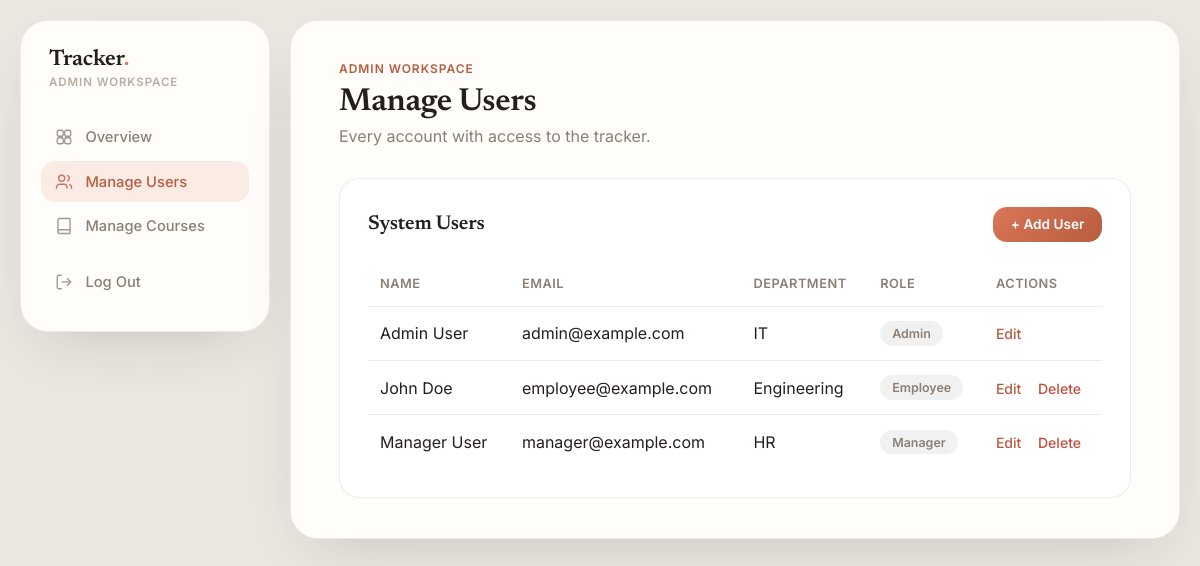
The app's page /admin/users.php (signed in), older data.
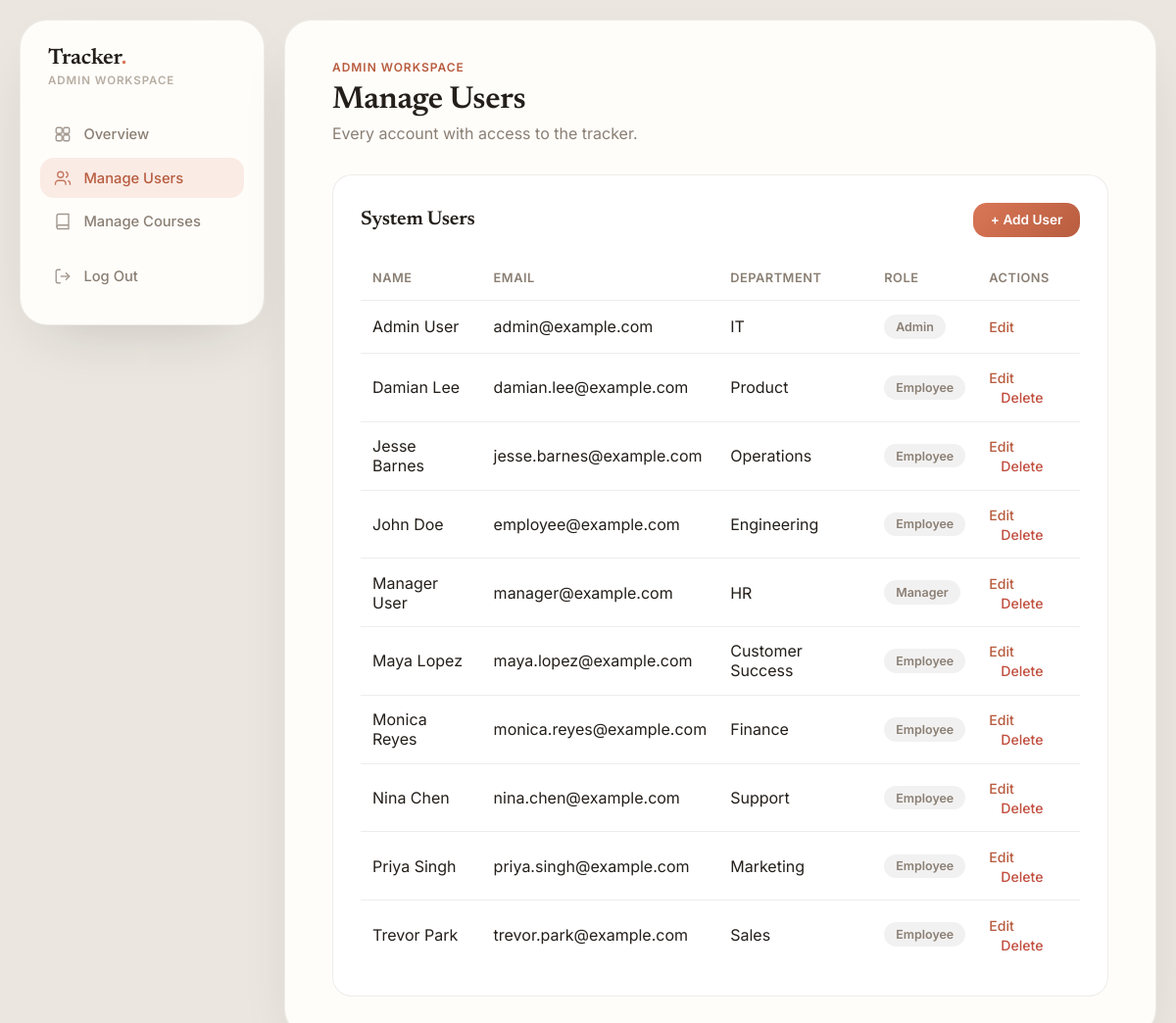
The same page, newer data.
### tables this page shows
CREATE TABLE EMPLOYEE (
    EmployeeID INT AUTO_INCREMENT PRIMARY KEY,
    Name VARCHAR(100) NOT NULL,
    Department VARCHAR(100),
    Email VARCHAR(100) UNIQUE NOT NULL,
    Password VARCHAR(255) NOT NULL,
    Role ENUM('Employee', 'Manager', 'Admin') DEFAULT 'Employee'
);

### admin/users.php (the view, shortened to what this page needs)
<?php
require '../config/db.php';
require '../includes/header.php';
$users = $pdo->query('SELECT EmployeeID, Name, Email, Department, Role FROM EMPLOYEE ORDER BY Name')->fetchAll();
?>
<div class="eyebrow">Admin Workspace</div>
<h1>Manage Users</h1>
<p class="page-subtitle">Every account with access to the tracker.</p>
<div class="card">
    <div class="card-row">
        <h2>System Users</h2>
        <a href="user_create.php" class="btn btn-sm">+ Add User</a>
    </div>
    <table>
        <tr>
            <th>Name</th>
            <th>Email</th>
            <th>Department</th>
            <th>Role</th>
            <th>Actions</th>
        </tr>
        <?php foreach ($users as $u): ?>
        <tr>
            <td><?= htmlspecialchars($u['Name']) ?></td>
            <td><?= htmlspecialchars($u['Email']) ?></td>
            <td><?= htmlspecialchars($u['Department'] ?? 'N/A') ?></td>
            <td><span class="badge neutral"><?= htmlspecialchars($u['Role']) ?></span></td>
            <td class="text-actions">
                <a class="edit" href="user_edit.php?id=<?= $u['EmployeeID'] ?>">Edit</a>
                <?php if ($u['EmployeeID'] != $_SESSION['user_id']): ?>
                <a class="delete" href="user_delete.php?id=<?= $u['EmployeeID'] ?>" onclick="return confirm('Delete this user? This cannot be undone.')">Delete</a>
                <?php endif; ?>
            </td>
        </tr>
        <?php endforeach; ?>
    </table>
</div>
<?php require '../includes/footer.php'; ?>

Row changes from the older to the newer data that the page shows:
added employee: Name "Damian Lee", Email "damian.lee@example.com", Department "Product", Role "Employee"
added employee: Name "Jesse Barnes", Email "jesse.barnes@example.com", Department "Operations", Role "Employee"
added employee: Name "Maya Lopez", Email "maya.lopez@example.com", Department "Customer Success", Role "Employee"
added employee: Name "Monica Reyes", Email "monica.reyes@example.com", Department "Finance", Role "Employee"
added employee: Name "Nina Chen", Email "nina.chen@example.com", Department "Support", Role "Employee"
added employee: Name "Priya Singh", Email "priya.singh@example.com", Department "Marketing", Role "Employee"
added employee: Name "Trevor Park", Email "trevor.park@example.com", Department "Sales", Role "Employee"
